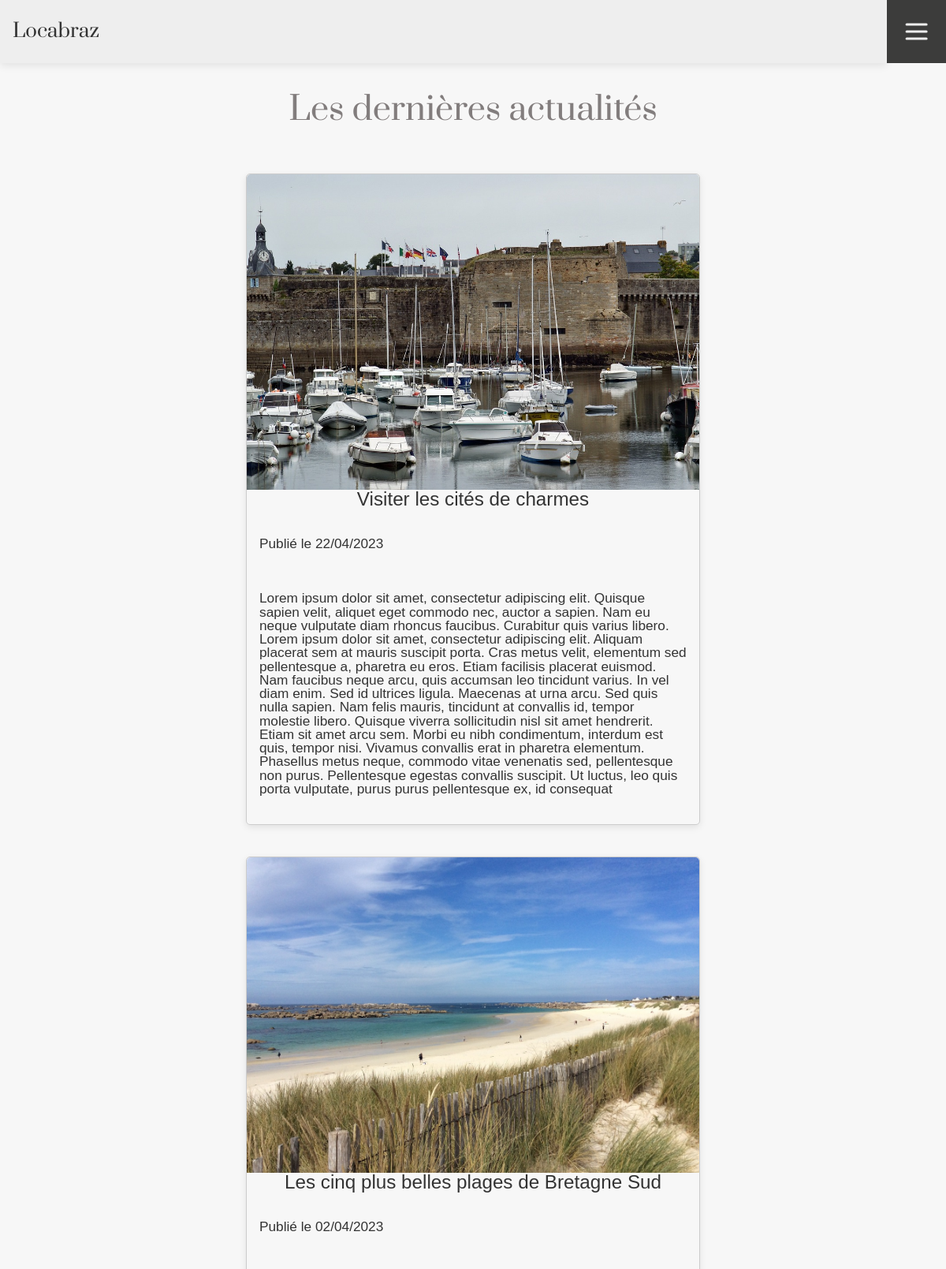
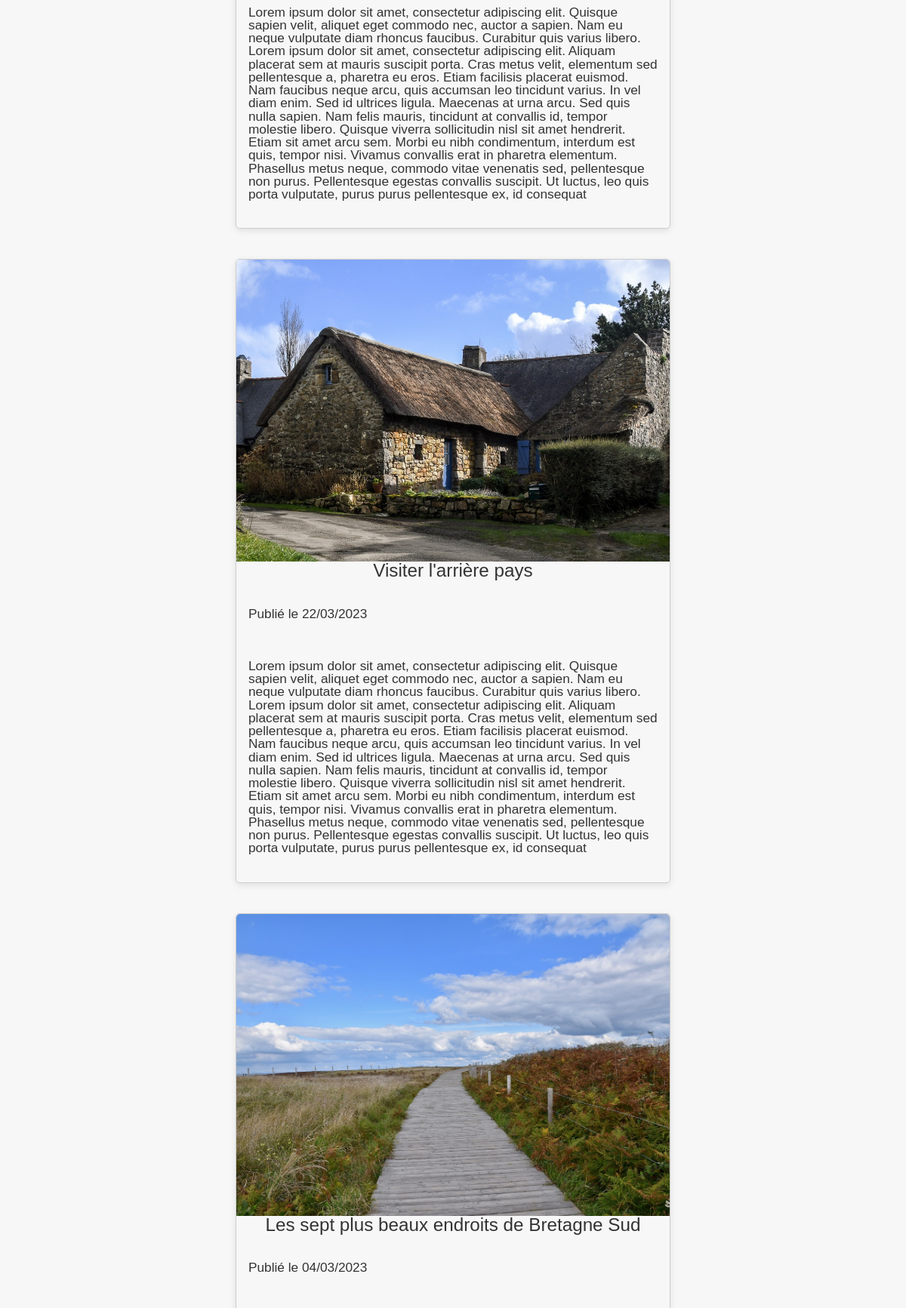
The page /?action=news (upper part) on the database its author committed (2 pictures, top to bottom).
### tables this page shows
CREATE TABLE `articles` (
  `idArticles` int(11) NOT NULL,
  `title` varchar(50) NOT NULL,
  `content` text NOT NULL,
  `publishdate` date NOT NULL,
  `idPhotoarticle` int(11) DEFAULT NULL
);

CREATE TABLE `articlegallerie` (
  `idPhotoarticle` int(11) NOT NULL,
  `photolink` varchar(100) DEFAULT NULL,
  `alt` varchar(100) NOT NULL
);

### src/controllers/UserController.php (called while the page is built, shortened)
<?php
class UserController extends MainController
{
    public function newsPage(): void
    {
        $controller = new ArticleController();
        $articles = $controller->obtainAllArticles();
        require_once $this->getViewFront('news');
    }
}

### index.php (called while the page is built, shortened)
<?php
require_once __DIR__ . '/src/controllers/Route.php';
?>

### src/models/modelClass/Article.php (called while the page is built, shortened)
<?php
class Article extends DbConnector
{
    public function getAllArticles()
    {
        $db = self::dbConnect();
        $req = $db->prepare("SELECT a.*, ag.photolink, ag.alt
        FROM articles a
        LEFT JOIN articlegallerie ag ON a.idPhotoarticle = ag.idPhotoarticle
        ORDER BY a.publishdate DESC;
    ");
        $req->execute();
        $articles = $req->fetchAll();
        return $articles;
    }
}

### src/controllers/controllerClass/ArticleController.php (called while the page is built, shortened)
<?php
class ArticleController extends MainController
{
    public function obtainAllArticles()
    {
        $article = new Article();
        $article = $article->getAllArticles();
        return $article;
    }
}

### src/views/frontpages/news.php (the view)
<?php require_once __DIR__ . '/layouts/header.php'; ?>
<h2 class="title-form">Les dernières actualités</h2>
<article class="actus">
    <?php
    foreach ($articles as $article) {
    ?>
        <article id="<?php echo $article['idArticles']; ?>" class="actus-home">
            <img class="actus-img" src="<?php echo $article['photolink']; ?>" alt="<?php echo $article['alt']; ?>">
            <h6 class="actus-title"><?php echo $article['title']; ?></h6>
            <p class="actus-description">Publié le <?php echo date('d/m/Y', strtotime($article['publishdate'])); ?> </p>
            <p class="actus-description"><?php echo $article['content']; ?></p>
        </article>
    <?php
    }
    ?>
</article>
<?php require_once __DIR__ . '/layouts/footer.php'; ?>

### public/css/style.css (style rules this page uses)
*, *::before, *::after { box-sizing: border-box; }
html, body, div, span, applet, object, iframe, h1, h2, h3, h4, h5, h6, p, blockquote, pre, a, abbr, acronym, address, big, cite, code, del, dfn, em, img, ins, kbd, q, s, samp, small, strike, strong, sub, sup, tt, var, b, u, i, center, dl, dt, dd, ol, ul, li, fieldset, form, label, legend, table, caption, tbody, tfoot, thead, tr, th, td { margin: 0; padding: 0; border: 0; font-size: 100%; font: inherit; vertical-align: baseline; }
h1, h2, h3, h4, h5, h6 { font-size: inherit; font-weight: inherit; }
img { display: block; max-width: 100%; height: auto; }
body { line-height: 1; font-size: 100%; font-family: sans-serif; color: #333; background-color: #f5f5f5; }
* { --colorbody: #f7f7f7; --colorheader: #EEEEEE; --colorfooter: #3c3c3b; --colormenuburger: #f7f7f7; --colorfontdark: #5c5c5c; --colorfontmedium: #827d7d; --colorfontlight: #EEEEEE; --colorburger: #3c3c3b; --colorbanneractus: #9e6e44; --colorarticles: #f1f1f1; --prata: 'prataregular'; --slider: clamp(1.5rem, 0.5rem + 5vw, 5rem); --bannerprez: clamp(1.2rem, 0.4rem + 4vw, 4rem); --titleresponsivemedium: clamp(1.2rem, 1.0857rem + 0.5714vw, 1.6rem); --titleresponsivebig: clamp(1rem, 0.4286rem + 2.8571vw, 3rem); --textreponsive: clamp(1rem, 0.9714rem + 0.1429vw, 1.1rem); --inputs: clamp(1.1rem, 0.9857rem + 0.5714vw, 1.5rem); --box: 0 3px 10px rgba(0, 0, 0, 0.09); }
body { width: 100%; margin: auto; background-color: var(--colorbody); }
.title-form { display: flex; justify-content: center; align-items: center; font-family: var(--prata); color: var(--colorfontmedium); height: 15vh; font-size: var(--titleresponsivebig); }
.actus { display: flex; flex-wrap: wrap; justify-content: center; }
.actus-home { width: 18rem; border: 1px solid #ccc; border-radius: 5px; box-shadow: var(--box); margin: 20px; }
.actus-img { width: 100%; height: 200px; object-fit: cover; border-top-left-radius: 5px; border-top-right-radius: 5px; }
.actus-title { font-size: var(--titleresponsivemedium); margin-bottom: 20px; text-align: center; }
.actus-description { font-size: var(--textreponsive); text-align: left; margin-bottom: 20px; padding: 1rem; }
@media only screen and (min-width: 768px) { .actus-home { width: 36rem; } }
@media only screen and (min-width: 768px) { .actus-img { height: 400px; } }

### rows shown on the page
articles: idPhotoarticle.photolink (picture), title "Visiter les cités de charmes", publishdate "22/04/2023", content "Lorem ipsum dolor sit amet, consectetur adipiscing elit. Quisque sapien velit, aliquet eget commodo nec, auctor a sapien. Nam eu neque vulputate diam rhoncus faucibus. Curabitur quis varius libero. Lorem ipsum dolor sit amet, consectetur adipiscing elit. Aliquam placerat sem at mauris suscipit porta. Cras metus velit, elementum sed pellentesque a, pharetra eu eros. Etiam facilisis placerat euismod. Nam faucibus neque arcu, quis accumsan leo tincidunt varius. In vel diam enim. Sed id ultrices ligula. Maecenas at urna arcu. Sed quis nulla sapien. Nam felis mauris, tincidunt at convallis id, tempor molestie libero. Quisque viverra sollicitudin nisl sit amet hendrerit. Etiam sit amet arcu sem.…"
articles: idPhotoarticle.photolink (picture), title "Les cinq plus belles plages de Bretagne Sud", publishdate "02/04/2023", content "Lorem ipsum dolor sit amet, consectetur adipiscing elit. Quisque sapien velit, aliquet eget commodo nec, auctor a sapien. Nam eu neque vulputate diam rhoncus faucibus. Curabitur quis varius libero. Lorem ipsum dolor sit amet, consectetur adipiscing elit. Aliquam placerat sem at mauris suscipit porta. Cras metus velit, elementum sed pellentesque a, pharetra eu eros. Etiam facilisis placerat euismod. Nam faucibus neque arcu, quis accumsan leo tincidunt varius. In vel diam enim. Sed id ultrices ligula. Maecenas at urna arcu. Sed quis nulla sapien. Nam felis mauris, tincidunt at convallis id, tempor molestie libero. Quisque viverra sollicitudin nisl sit amet hendrerit. Etiam sit amet arcu sem.…"
articles: idPhotoarticle.photolink (picture), title "Visiter l'arrière pays", publishdate "22/03/2023", content "Lorem ipsum dolor sit amet, consectetur adipiscing elit. Quisque sapien velit, aliquet eget commodo nec, auctor a sapien. Nam eu neque vulputate diam rhoncus faucibus. Curabitur quis varius libero. Lorem ipsum dolor sit amet, consectetur adipiscing elit. Aliquam placerat sem at mauris suscipit porta. Cras metus velit, elementum sed pellentesque a, pharetra eu eros. Etiam facilisis placerat euismod. Nam faucibus neque arcu, quis accumsan leo tincidunt varius. In vel diam enim. Sed id ultrices ligula. Maecenas at urna arcu. Sed quis nulla sapien. Nam felis mauris, tincidunt at convallis id, tempor molestie libero. Quisque viverra sollicitudin nisl sit amet hendrerit. Etiam sit amet arcu sem.…"
articles: idPhotoarticle.photolink (picture), title "Les sept plus beaux endroits de Bretagne Sud", publishdate "04/03/2023"
